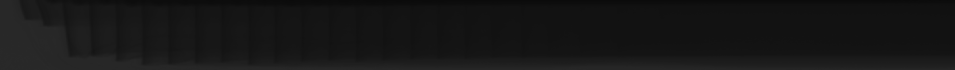
#> input picture data/q3.png, 1910 x 140 px, found by its file name (shown at 1/2 size)
$ python 2.py
#> lines starting #> are read from the running program, lines starting #| are printed output that depends on the picture
#!usr/bin/env python3
#-*- coding:utf-8 -*-
#--------------------------
"""
@author:Sui yue
@describe: 对比增强，线性变换
@time: 2019/09/15 14:21:44
"""
import sys
import numpy as np
import cv2
import matplotlib.pyplot as plt
#主函数

def calcGrayHist(image):
 #灰度图像矩阵的高、宽
 rows, cols = image.shape
 #存储灰度直方图
 grayHist=np.zeros([256],np.uint64)
 for r in range(rows):
  for c in range(cols):
   grayHist[image[r][c]] +=1
   # 显示灰度直方图
 # 画出灰度直方图
 x_range = range(256)
 plt.plot(x_range, grayHist, 'r', linewidth=2, c='black')
 # 设置坐标轴的范围
 y_maxValue = np.max(grayHist)
 plt.axis([0, 255, 0, y_maxValue])
 plt.ylabel('gray level')
 plt.ylabel("number or pixels")
 # 显示灰度直方图
 plt.show()

if __name__=="__main__":
 # 读图像
 I = cv2.imread('q3.png', cv2.IMREAD_GRAYSCALE)
#> I is the input picture: shape (140, 1910); min 11, max 41, mean 22.5
 #线性变换

 a=3
 O=float(a)*I
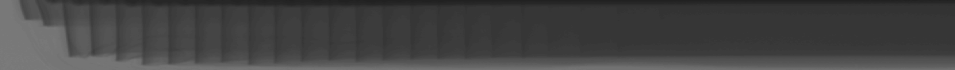
#> O: shape (140, 1910) float64 (shown at 1/2 size); min 33, max 123, mean 67.4
 #进行数据截断，大于255 的值要截断为255
 O[0>255]=255
 #数据类型转换
 O=np.round(O)
 #uint8类型
 O=O.astype(np.uint8)
 #显示原图和线性变换后的效果
 cv2.imshow("I",I)
 import imutils
 cv2.imwrite('my.jpg',O)
 O = imutils.resize(O,width=720)
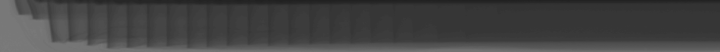
#> O: shape (52, 720); min 33, max 123, mean 67.4
 cv2.imshow("O",O)

 calcGrayHist(I)
#> in calcGrayHist, `plt.show()`:
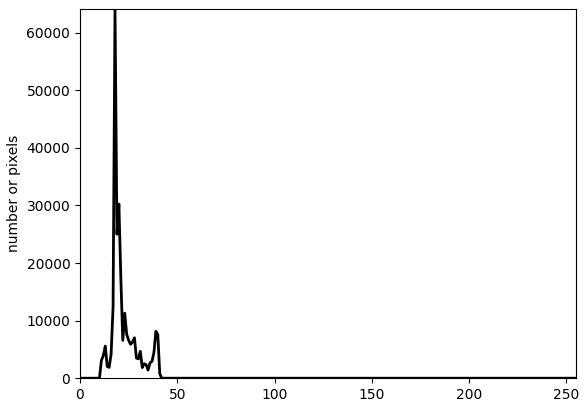
#> figure drawn by matplotlib, 1 panel; curve peaks at x = 18, y = 64193
 calcGrayHist(O)
#> in calcGrayHist (call 2), `plt.show()`:
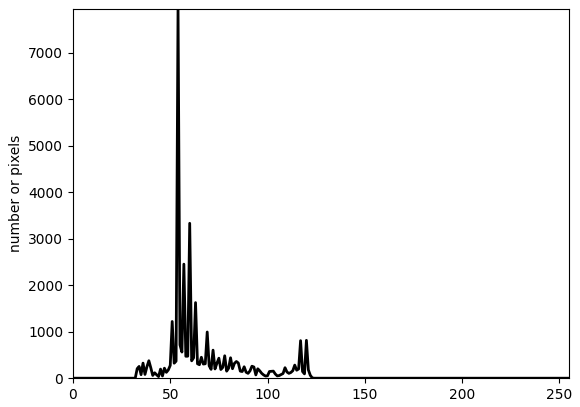
#> figure drawn by matplotlib, 1 panel; curve peaks at x = 54, y = 7945
 cv2.waitKey(0)
 cv2.destroyAllWindows()
